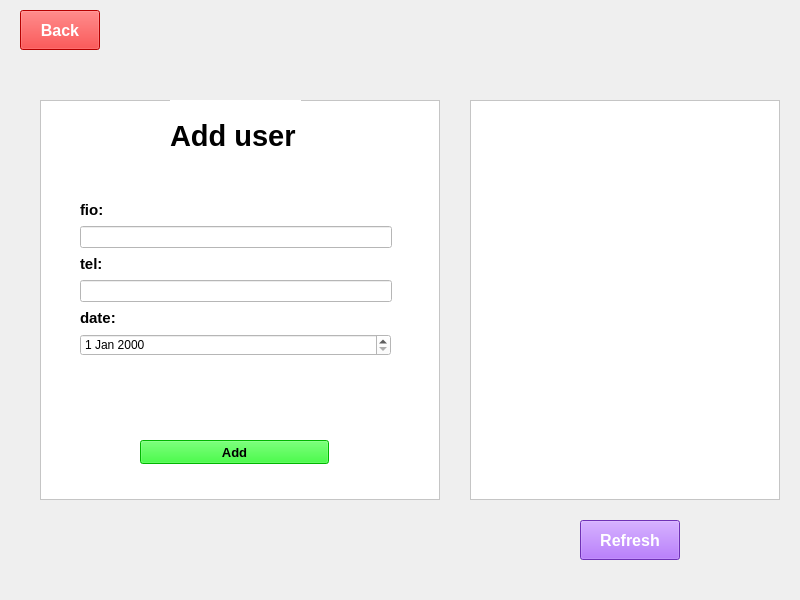
<?xml version="1.0" encoding="UTF-8"?>
<ui version="4.0">
 <class>add</class>
 <widget class="QWidget" name="add">
  <property name="geometry">
   <rect>
    <x>0</x>
    <y>0</y>
    <width>800</width>
    <height>600</height>
   </rect>
  </property>
  <property name="windowTitle">
   <string>Form</string>
  </property>
  <widget class="QPushButton" name="pushButtonBack">
   <property name="geometry">
    <rect>
     <x>20</x>
     <y>10</y>
     <width>80</width>
     <height>40</height>
    </rect>
   </property>
   <property name="font">
    <font>
     <pointsize>12</pointsize>
     <weight>75</weight>
     <bold>true</bold>
    </font>
   </property>
   <property name="styleSheet">
    <string notr="true">background-color: rgb(255, 0, 0);color: rgb(255, 255, 255);</string>
   </property>
   <property name="text">
    <string>Back</string>
   </property>
  </widget>
  <widget class="QFrame" name="frame">
   <property name="geometry">
    <rect>
     <x>40</x>
     <y>100</y>
     <width>400</width>
     <height>400</height>
    </rect>
   </property>
   <property name="styleSheet">
    <string notr="true">background-color: rgb(255, 255, 255);</string>
   </property>
   <property name="frameShape">
    <enum>QFrame::StyledPanel</enum>
   </property>
   <property name="frameShadow">
    <enum>QFrame::Raised</enum>
   </property>
   <widget class="QLabel" name="label_4">
    <property name="geometry">
     <rect>
      <x>130</x>
      <y>0</y>
      <width>131</width>
      <height>71</height>
     </rect>
    </property>
    <property name="font">
     <font>
      <family>Arial</family>
      <pointsize>22</pointsize>
      <weight>75</weight>
      <bold>true</bold>
     </font>
    </property>
    <property name="text">
     <string>Add user</string>
    </property>
   </widget>
   <widget class="QPushButton" name="pushButtonAdd">
    <property name="geometry">
     <rect>
      <x>100</x>
      <y>340</y>
      <width>189</width>
      <height>24</height>
     </rect>
    </property>
    <property name="font">
     <font>
      <pointsize>10</pointsize>
      <weight>75</weight>
      <bold>true</bold>
     </font>
    </property>
    <property name="styleSheet">
     <string notr="true">background-color: rgb(0, 255, 0);

</string>
    </property>
    <property name="text">
     <string>Add</string>
    </property>
   </widget>
   <widget class="QWidget" name="layoutWidget">
    <property name="geometry">
     <rect>
      <x>40</x>
      <y>220</y>
      <width>311</width>
      <height>51</height>
     </rect>
    </property>
    <layout class="QVBoxLayout" name="verticalLayout_4">
     <item>
      <layout class="QHBoxLayout" name="horizontalLayout_2">
       <item>
        <widget class="QDateEdit" name="dateEdit"/>
       </item>
      </layout>
     </item>
    </layout>
   </widget>
   <widget class="QWidget" name="layoutWidget">
    <property name="geometry">
     <rect>
      <x>40</x>
      <y>100</y>
      <width>312</width>
      <height>128</height>
     </rect>
    </property>
    <layout class="QVBoxLayout" name="verticalLayout_3">
     <item>
      <layout class="QVBoxLayout" name="verticalLayout_2">
       <item>
        <layout class="QVBoxLayout" name="verticalLayout">
         <item>
          <widget class="QLabel" name="label">
           <property name="font">
            <font>
             <pointsize>11</pointsize>
             <weight>75</weight>
             <bold>true</bold>
            </font>
           </property>
           <property name="text">
            <string>fio:</string>
           </property>
          </widget>
         </item>
         <item>
          <widget class="QLineEdit" name="lfio"/>
         </item>
         <item>
          <widget class="QLabel" name="label_2">
           <property name="font">
            <font>
             <pointsize>11</pointsize>
             <weight>75</weight>
             <bold>true</bold>
            </font>
           </property>
           <property name="text">
            <string>tel:</string>
           </property>
          </widget>
         </item>
         <item>
          <widget class="QLineEdit" name="ltel"/>
         </item>
         <item>
          <widget class="QLabel" name="label_3">
           <property name="font">
            <font>
             <pointsize>11</pointsize>
             <weight>75</weight>
             <bold>true</bold>
            </font>
           </property>
           <property name="text">
            <string>date:</string>
           </property>
          </widget>
         </item>
        </layout>
       </item>
      </layout>
     </item>
    </layout>
   </widget>
  </widget>
  <widget class="QWidget" name="layoutWidget">
   <property name="geometry">
    <rect>
     <x>0</x>
     <y>0</y>
     <width>2</width>
     <height>2</height>
    </rect>
   </property>
   <layout class="QHBoxLayout" name="horizontalLayout"/>
  </widget>
  <widget class="QTableView" name="tableView">
   <property name="geometry">
    <rect>
     <x>470</x>
     <y>100</y>
     <width>310</width>
     <height>400</height>
    </rect>
   </property>
   <property name="font">
    <font>
     <family>Arial</family>
     <pointsize>12</pointsize>
     <weight>75</weight>
     <bold>true</bold>
    </font>
   </property>
   <property name="styleSheet">
    <string notr="true">color: rgb(85, 0, 127);
background-color: rgb(255, 255, 255);</string>
   </property>
  </widget>
  <widget class="QPushButton" name="pushButtonR">
   <property name="geometry">
    <rect>
     <x>580</x>
     <y>520</y>
     <width>100</width>
     <height>40</height>
    </rect>
   </property>
   <property name="font">
    <font>
     <pointsize>12</pointsize>
     <weight>75</weight>
     <italic>false</italic>
     <bold>true</bold>
    </font>
   </property>
   <property name="styleSheet">
    <string notr="true">background-color: rgb(156, 69, 255);
color: rgb(255, 255, 255);</string>
   </property>
   <property name="text">
    <string>Refresh</string>
   </property>
  </widget>
 </widget>
 <resources/>
 <connections/>
</ui>
